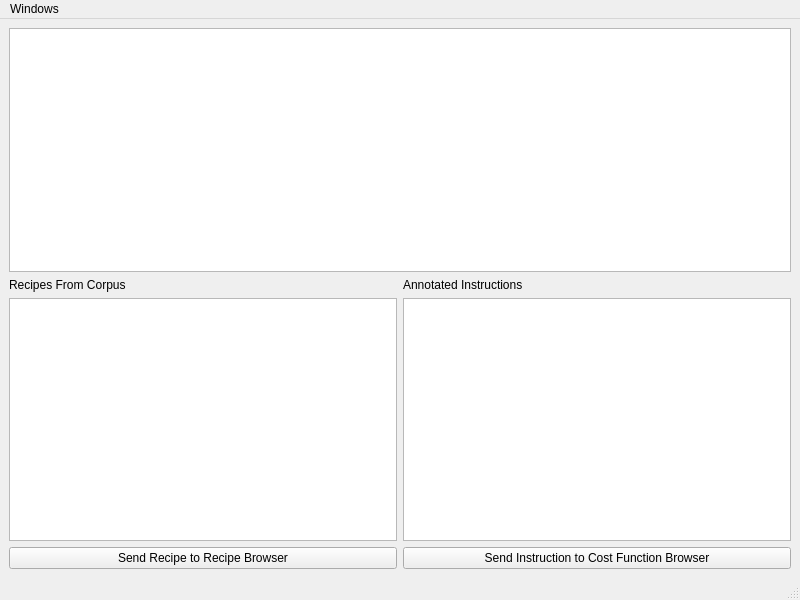
<?xml version="1.0" encoding="UTF-8"?>
<ui version="4.0">
 <class>MainWindow</class>
 <widget class="QMainWindow" name="MainWindow">
  <property name="geometry">
   <rect>
    <x>0</x>
    <y>0</y>
    <width>800</width>
    <height>600</height>
   </rect>
  </property>
  <property name="windowTitle">
   <string>Recipe Corpus Browser</string>
  </property>
  <widget class="QWidget" name="centralwidget">
   <layout class="QGridLayout" name="gridLayout">
    <item row="2" column="0">
     <widget class="QTableView" name="recipeTable">
      <property name="selectionBehavior">
       <enum>QAbstractItemView::SelectRows</enum>
      </property>
      <property name="sortingEnabled">
       <bool>true</bool>
      </property>
     </widget>
    </item>
    <item row="0" column="0" colspan="2">
     <widget class="QPlainTextEdit" name="recipeTextEdit"/>
    </item>
    <item row="2" column="1">
     <widget class="QTableView" name="instructionTable">
      <property name="selectionBehavior">
       <enum>QAbstractItemView::SelectRows</enum>
      </property>
      <property name="sortingEnabled">
       <bool>true</bool>
      </property>
     </widget>
    </item>
    <item row="3" column="1">
     <widget class="QPushButton" name="sendInstructionButton">
      <property name="text">
       <string>Send Instruction to Cost Function Browser</string>
      </property>
     </widget>
    </item>
    <item row="3" column="0">
     <widget class="QPushButton" name="sendRecipeButton">
      <property name="text">
       <string>Send Recipe to Recipe Browser</string>
      </property>
     </widget>
    </item>
    <item row="1" column="0">
     <widget class="QLabel" name="label">
      <property name="text">
       <string>Recipes From Corpus</string>
      </property>
     </widget>
    </item>
    <item row="1" column="1">
     <widget class="QLabel" name="label_2">
      <property name="text">
       <string>Annotated Instructions</string>
      </property>
     </widget>
    </item>
   </layout>
  </widget>
  <widget class="QMenuBar" name="menubar">
   <property name="geometry">
    <rect>
     <x>0</x>
     <y>0</y>
     <width>800</width>
     <height>25</height>
    </rect>
   </property>
   <widget class="QMenu" name="windowsMenu">
    <property name="title">
     <string>Windows</string>
    </property>
   </widget>
   <addaction name="windowsMenu"/>
  </widget>
  <widget class="QStatusBar" name="statusbar"/>
 </widget>
 <resources/>
 <connections/>
</ui>
